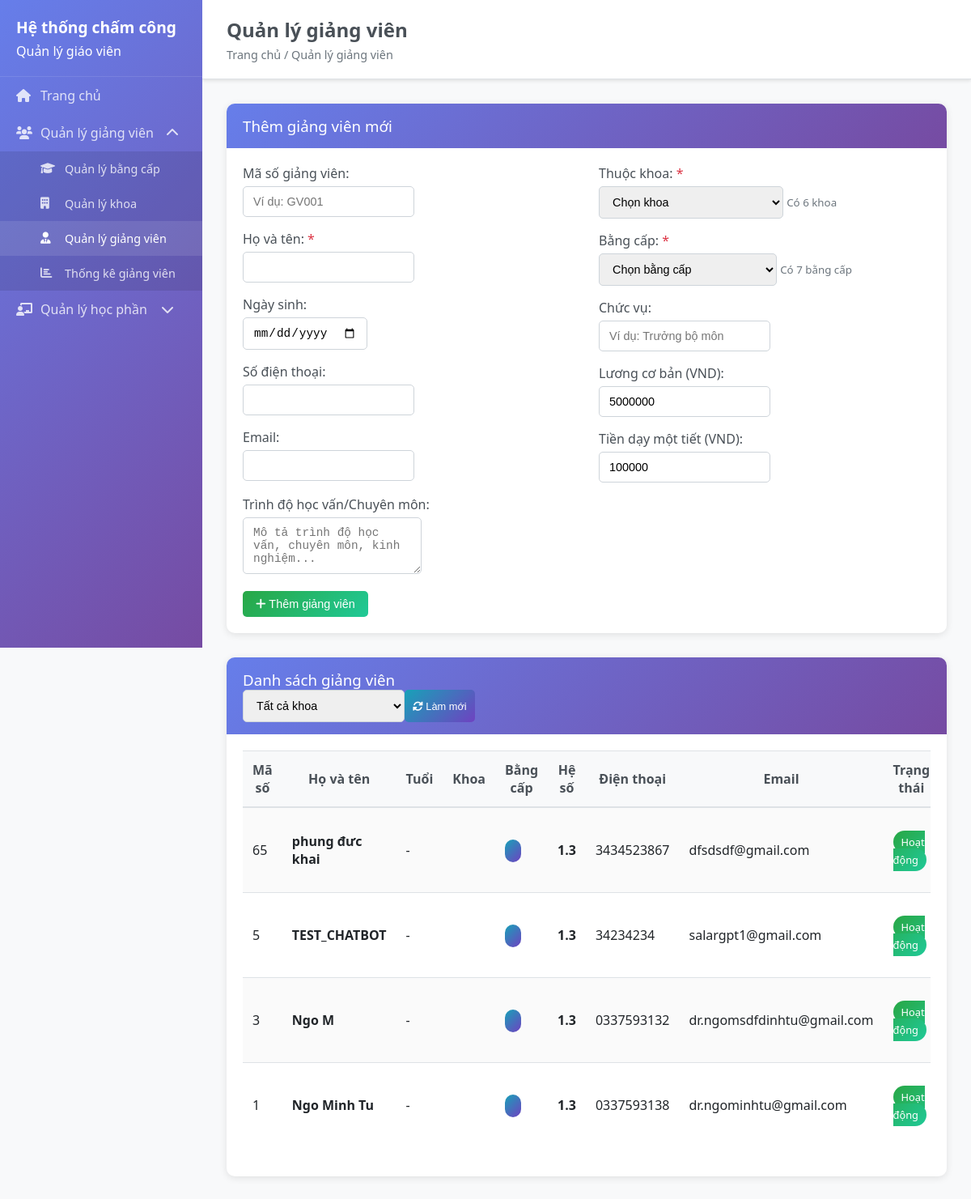
The page /teachers on the database its author committed.
### backend/models/teacher.py (models this page shows, shortened)
class Teacher(BaseModel):
    __tablename__ = 'teachers'
    employee_code = db.Column(db.String(20), unique=True, nullable=True)
    name = db.Column(db.String(100), nullable=False)
    phone = db.Column(db.String(15), nullable=True)
    email = db.Column(db.String(100), unique=True, nullable=True)
    department = db.Column(db.String(100), nullable=True)
    degree_level = db.Column(db.String(20), default='dai_hoc')
    birth_date = db.Column(db.Date, nullable=True)
    department_id = db.Column(db.Integer, db.ForeignKey('departments.id'), nullable=True, default=1)
    degree_id = db.Column(db.Integer, db.ForeignKey('degrees.id'), nullable=True, default=1)
    position = db.Column(db.String(100), nullable=True)
    qualifications = db.Column(db.String(200), nullable=True)
    academic_rank = db.Column(db.String(50), nullable=True)
    employee_type = db.Column(db.String(20), default='lecturer')
    base_salary = db.Column(db.Numeric(12, 2), default=0)
    hourly_rate = db.Column(db.Numeric(10, 2), default=100000)
    teacher_coefficient = db.Column(db.Numeric(3, 2), default=1.3)
    teacher_coefficient_override = db.Column(db.Numeric(3, 2), nullable=True)
    is_active = db.Column(db.Boolean, default=True)
    hire_date = db.Column(db.DateTime, nullable=True)
    @property
    def effective_teacher_coefficient(self):
        if self.teacher_coefficient_override:
            return float(self.teacher_coefficient_override)
        elif self.teacher_coefficient:
            return float(self.teacher_coefficient)
        else:
            return 1.3
    @property
    def age(self):
        if self.birth_date:
            today = datetime.now().date()
            return today.year - self.birth_date.year - ((today.month, today.day) < (self.birth_date.month, self.birth_date.day))
        return None

### backend/app.py (the view)
@app.route('/teachers')
def teachers():
    try:
        print("=== Loading Teachers Page ===")
        print(f"Degree in globals: {'Degree' in globals()}")
        print(f"Department in globals: {'Department' in globals()}")
        print(f"Teacher in globals: {'Teacher' in globals()}")
        teachers_list = []
        departments_list = []
        degrees_list = []
        try:
            from models.teacher import Teacher as TeacherModel
            teachers_list = TeacherModel.query.filter_by(is_active=True).order_by(TeacherModel.created_at.desc()).all()
            print(f"✓ Found {len(teachers_list)} teachers")
        except Exception as e:
            print(f"✗ Error loading teachers: {e}")
        try:
            from models.Department import Department as DepartmentModel
            departments_list = DepartmentModel.query.filter_by(is_active=True).order_by(DepartmentModel.name).all()
            print(f"✓ Found {len(departments_list)} departments:")
            for dept in departments_list:
                print(f"   - ID: {dept.id}, Name: {dept.name}, Code: {dept.code}")
        except Exception as e:
            print(f"✗ Error loading departments: {e}")
            import traceback
            traceback.print_exc()
        try:
            from models.degree import Degree as DegreeModel
            degrees_list = DegreeModel.query.filter_by(is_active=True).order_by(DegreeModel.coefficient).all()
            print(f"✓ Found {len(degrees_list)} degrees:")
            for degree in degrees_list:
                print(f"   - ID: {degree.id}, Name: {degree.name}, Coeff: {degree.coefficient}")
        except Exception as e:
            print(f"✗ Error loading degrees: {e}")
            import traceback
            traceback.print_exc()
        print(f"=== Rendering with {len(teachers_list)} teachers, {len(departments_list)} departments, {len(degrees_list)} degrees ===")
        return render_template('teachers.html',
                             teachers=teachers_list,
                             departments=departments_list,
                             degrees=degrees_list)
    except Exception as e:
        print(f"✗ Error in teachers route: {e}")
        import traceback
        traceback.print_exc()
        return render_template('teachers.html', teachers=[], departments=[], degrees=[])

### frontend/templates/teachers.html (shortened to what this page needs)
<!DOCTYPE html>
<html lang="en">
<head>
    <link rel="stylesheet" href="{{ url_for('static', filename='css/style.css') }}">
</head>
<body>
    {% extends "base.html" %}
    {% block page_title %}Quản lý giảng viên{% endblock %}
    {% block breadcrumb %}Trang chủ / Quản lý giảng viên{% endblock %}
    {% block content %}
    <div class="card">
        <div class="card-header">
            <h3>Thêm giảng viên mới</h3>
        </div>
        <div class="card-body">
            <form id="teacher-form">
                <div class="row">
                    <div class="col-md-6">
                        <div class="form-group">
                            <label for="teacher-employee-code">Mã số giảng viên:</label>
                            <input type="text" id="teacher-employee-code" name="employee_code" class="form-control" placeholder="Ví dụ: GV001">
                        </div>
                        <div class="form-group">
                            <label for="teacher-name">Họ và tên: <span class="text-danger">*</span></label>
                            <input type="text" id="teacher-name" name="name" class="form-control" required>
                        </div>
                        <div class="form-group">
                            <label for="teacher-birth-date">Ngày sinh:</label>
                            <input type="date" id="teacher-birth-date" name="birth_date" class="form-control">
                        </div>
                        <div class="form-group">
                            <label for="teacher-phone">Số điện thoại:</label>
                            <input type="tel" id="teacher-phone" name="phone" class="form-control">
                        </div>
                        <div class="form-group">
                            <label for="teacher-email">Email:</label>
                            <input type="email" id="teacher-email" name="email" class="form-control">
                        </div>
                    </div>
                    <div class="col-md-6">
                        <div class="form-group">
                            <label for="teacher-department">Thuộc khoa: <span class="text-danger">*</span></label>
                            <select id="teacher-department" name="department_id" class="form-control" required>
                                <option value="">Chọn khoa</option>
                            </select>
                            <small class="text-muted">
                                {% if departments %}
                                    Có {{ departments|length }} khoa
                                {% else %}
                                    Chưa có khoa nào. <a href="{{ url_for('departments') }}">Thêm khoa mới</a>
                                {% endif %}
                            </small>
                        </div>
                        <div class="form-group">
                            <label for="teacher-degree">Bằng cấp: <span class="text-danger">*</span></label>
                            <select id="teacher-degree" name="degree_id" class="form-control" required>
                                <option value="">Chọn bằng cấp</option>
                            </select>
                            <small class="text-muted">
                                {% if degrees %}
                                    Có {{ degrees|length }} bằng cấp
                                {% else %}
                                    Chưa có bằng cấp nào. <a href="{{ url_for('degrees') }}">Thêm bằng cấp mới</a>
                                {% endif %}
                            </small>
                        </div>
                        <div class="form-group">
                            <label for="teacher-position">Chức vụ:</label>
                            <input type="text" id="teacher-position" name="position" class="form-control" placeholder="Ví dụ: Trưởng bộ môn">
                        </div>
                        <div class="form-group">
                            <label for="teacher-base-salary">Lương cơ bản (VND):</label>
                            <input type="number" id="teacher-base-salary" name="base_salary" class="form-control" min="0" value="5000000">
                        </div>
                        <div class="form-group">
                            <label for="teacher-hourly-rate">Tiền dạy một tiết (VND):</label>
                            <input type="number" id="teacher-hourly-rate" name="hourly_rate" class="form-control" min="0" value="100000">
                        </div>
                    </div>
                </div>
                <div class="form-group">
                    <label for="teacher-qualifications">Trình độ học vấn/Chuyên môn:</label>
                    <textarea id="teacher-qualifications" name="qualifications" class="form-control" rows="3" placeholder="Mô tả trình độ học vấn, chuyên môn, kinh nghiệm..."></textarea>
                </div>
                <button type="submit" class="btn btn-success" id="submit-btn">
                    <i class="fas fa-plus"></i> Thêm giảng viên
                </button>
            </form>
        </div>
    </div>
    <div class="card">
        <div class="card-header">
            <h3>Danh sách giảng viên</h3>
            <div class="d-flex">
                <select id="filter-department" class="form-control mr-2" style="width: 200px;">
                    <option value="">Tất cả khoa</option>
                </select>
                <button class="btn btn-info btn-sm" onclick="refreshTeachersList()">
                    <i class="fas fa-sync-alt"></i> Làm mới
                </button>
            </div>
        </div>
        <div class="card-body">
            <div class="table-responsive">
                <table class="table table-striped" id="teachers-table">
                    <thead>
                        <tr>
                            <th>Mã số</th>
                            <th>Họ và tên</th>
                            <th>Tuổi</th>
                            <th>Khoa</th>
                            <th>Bằng cấp</th>
                            <th>Hệ số</th>
                            <th>Điện thoại</th>
                            <th>Email</th>
                            <th>Trạng thái</th>
                        </tr>
                    </thead>
                    <tbody id="teachers-tbody">
                        {% for teacher in teachers %}
                        <tr data-teacher-id="{{ teacher.id }}">
                            <td>{{ teacher.employee_code or '-' }}</td>
                            <td><strong>{{ teacher.name }}</strong></td>
                            <td>{{ teacher.age or '-' }}</td>
                            <td>{{ teacher.department_abbreviation }}</td>
                            <td><span class="badge badge-info">{{ teacher.degree_abbreviation }}</span></td>
                            <td><strong>{{ "%.1f"|format(teacher.effective_teacher_coefficient) }}</strong></td>
                            <td>{{ teacher.phone or '-' }}</td>
                            <td>{{ teacher.email or '-' }}</td>
                            <td>
                                <span class="badge badge-{{ 'success' if teacher.is_active else 'secondary' }}">
                                    {{ 'Hoạt động' if teacher.is_active else 'Ngưng' }}
                                </span>
                            </td>
                        </tr>
                        {% endfor %}
                    </tbody>
                </table>
            </div>
        </div>
    </div>
    {% endblock %}

### frontend/static/css/style.css (style rules this page uses)
* { margin: 0; padding: 0; box-sizing: border-box; }
body { font-family: 'Segoe UI', Tahoma, Geneva, Verdana, sans-serif; background-color: #f8f9fa; color: #333; }
.card { background: white; border-radius: 10px; box-shadow: 0 2px 10px rgba(0,0,0,0.1); margin-bottom: 30px; border: none; }
.card-header { background: linear-gradient(135deg, #667eea 0%, #764ba2 100%); color: white; padding: 15px 20px; border-radius: 10px 10px 0 0; border-bottom: none; }
.card-header h3, .card-header h5 { margin: 0; font-weight: 500; }
.card-body { padding: 20px; }
.form-group { margin-bottom: 1rem; }
.form-group label { font-weight: 500; margin-bottom: 5px; display: block; color: #495057; }
.form-control { border: 1px solid #ced4da; border-radius: 5px; padding: 10px 12px; font-size: 0.9rem; transition: all 0.3s ease; }
.btn { border-radius: 5px; padding: 8px 16px; font-size: 0.9rem; font-weight: 500; border: none; cursor: pointer; transition: all 0.3s ease; text-decoration: none; display: inline-block; }
.btn-success { background: linear-gradient(135deg, #28a745, #20c997); color: white; }
.btn-info { background: linear-gradient(135deg, #17a2b8, #6f42c1); color: white; }
.btn-sm { padding: 5px 10px; font-size: 0.8rem; }
.table { width: 100%; margin-bottom: 1rem; color: #212529; border-collapse: collapse; }
.table th, .table td { padding: 12px; vertical-align: middle; border-top: 1px solid #dee2e6; }
.table thead th { background-color: #f8f9fa; border-bottom: 2px solid #dee2e6; font-weight: 600; color: #495057; }
.table-striped tbody tr:nth-of-type(odd) { background-color: rgba(0,0,0,0.02); }
.table-responsive { overflow-x: auto; }
.badge { padding: 5px 10px; border-radius: 20px; font-size: 0.8rem; font-weight: 500; }
.badge-info { background: linear-gradient(135deg, #17a2b8, #6f42c1); color: white; }
.badge-success { background: linear-gradient(135deg, #28a745, #20c997); color: white; }
.text-muted { color: #6c757d; }
.text-danger { color: #dc3545; }
.d-flex { display: flex; }
.row { display: flex; flex-wrap: wrap; margin: 0 -15px; }
.col-md-3, .col-md-4, .col-md-6, .col-md-8, .col-12 { padding: 0 15px; }
.col-md-6 { flex: 0 0 50%; max-width: 50%; }

### rows shown on the page
Teacher: employee_code "65", name "phung đưc khai", birth_date "-", effective_teacher_coefficient "1.3", phone "3434523867", email "dfsdsdf@gmail.com", is_active "Hoạt động"
Teacher: employee_code "5", name "TEST_CHATBOT", birth_date "-", effective_teacher_coefficient "1.3", phone "34234234", email "salargpt1@gmail.com", is_active "Hoạt động"
Teacher: employee_code "3", name "Ngo M", birth_date "-", effective_teacher_coefficient "1.3", phone "0337593132", email "dr.ngomsdfdinhtu@gmail.com", is_active "Hoạt động"
Teacher: employee_code "1", name "Ngo Minh Tu", birth_date "-", effective_teacher_coefficient "1.3", phone "0337593138", email "dr.ngominhtu@gmail.com", is_active "Hoạt động"

### other values the page prints
{{ departments|length }} "6"
{{ degrees|length }} "7"
